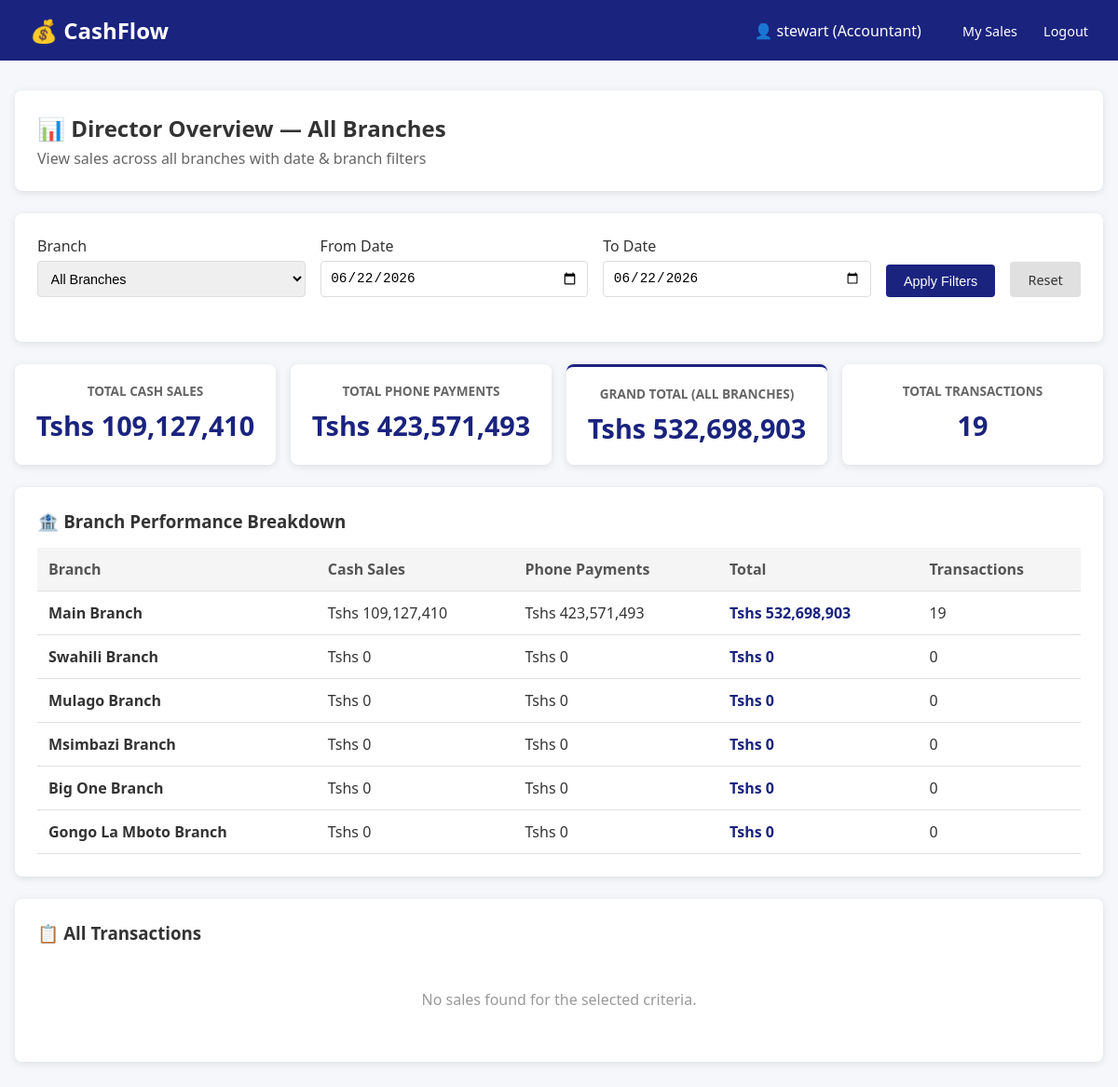
The page /sales/director_dashboard/ (signed in) on the database as committed earlier.
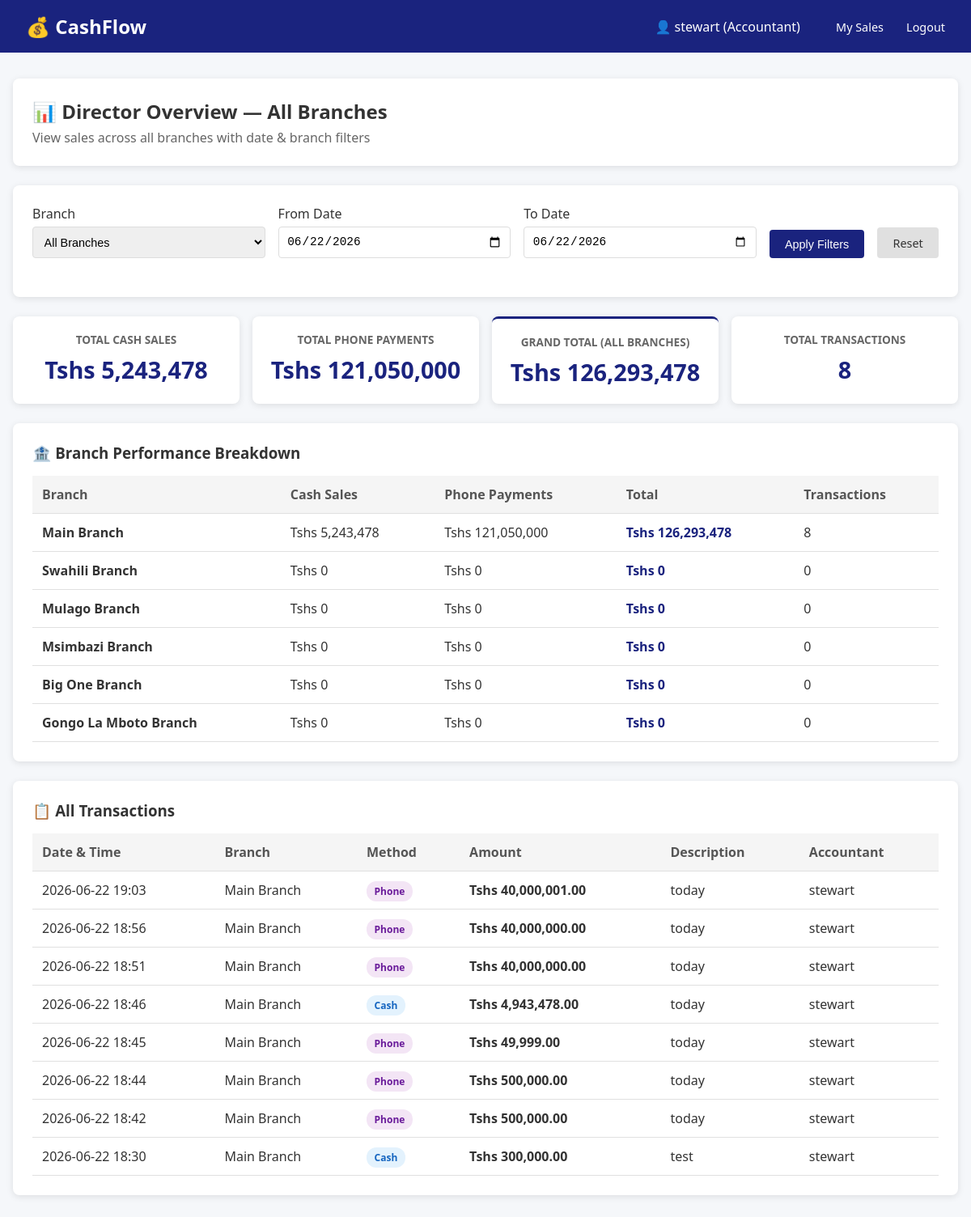
The same page on the database as committed later.
### apps/sales/models.py (models this page shows, shortened)
class Sale(models.Model):
    class PaymentMethods(models.TextChoices):
        CASH = 'CASH', 'Cash'
        PHONE = 'PHONE', 'Phone Payment'
    class BranchChoices(models.TextChoices):
        MAIN = 'MAIN', 'Main Branch'
        SWAHILI = 'SWAHILI', 'Swahili Branch'
        MULAGO = 'MULAGO', 'Mulago Branch'
        MSIMBAZI = 'MSIMBAZI', 'Msimbazi Branch'
        BIGONE = 'BIGONE', 'Big One Branch'
        GONGOLAMBOTO = 'GONGOLAMBOTO', 'Gongo La Mboto Branch'
    accountant = models.ForeignKey(
        settings.AUTH_USER_MODEL,
        on_delete=models.CASCADE,
        related_name='sales',
        help_text="The accountant who recorded this sale"
    )
    branch = models.CharField(
        max_length=12,
        choices=BranchChoices.choices,
        default=BranchChoices.MAIN,
        help_text="Branch where this sale was recorded"
    )
    amount = models.DecimalField(
        max_digits=12,
        decimal_places=2,
        help_text="Amount in Tanzanian Shillings (Tshs)"
    )
    payment_method = models.CharField(
        max_length=5,
        choices=PaymentMethods.choices,
        default=PaymentMethods.CASH
    )
    description = models.CharField(
        max_length=255,
        blank=True,
        help_text="Optional description or note"
    )
    timestamp = models.DateTimeField(auto_now_add=True)
    class Meta:
        ordering = ['-timestamp']
        verbose_name = 'Sale'
        verbose_name_plural = 'Sales'

### apps/accounts/models.py (models this page shows, shortened)
class User(AbstractUser):
    class RoleChoices(models.TextChoices):
        DIRECTOR = 'DIRECTOR', 'Director'
        ACCOUNTANT = 'ACCOUNTANT', 'Accountant'
    role = models.CharField(
        max_length=12,
        choices=RoleChoices.choices,
        default=RoleChoices.ACCOUNTANT,
    )
    def is_director(self):
        return self.role == self.RoleChoices.DIRECTOR
    class Meta:
        db_table = 'auth_user'

### apps/sales/views.py (the view)
# urls.py: path('director_dashboard/', views.director_dashboard, name='director_dashboard'),
@login_required
@director_required
def director_dashboard(request):
    today = timezone.now().date()
    selected_branch = request.GET.get('branch', '')
    date_from = request.GET.get('date_from', today.strftime('%Y-%m-%d'))
    date_to = request.GET.get('date_to', today.strftime('%Y-%m-%d'))
    sales_qs = Sale.objects.select_related('accountant').all()
    if selected_branch:
        sales_qs = sales_qs.filter(branch=selected_branch)
    if date_from:
        sales_qs = sales_qs.filter(timestamp__date__gte=date_from)
    if date_to:
        sales_qs = sales_qs.filter(timestamp__date__lte=date_to)
    sales_qs = sales_qs.order_by('-timestamp')
    overall_cash = sales_qs.filter(payment_method=Sale.PaymentMethods.CASH).aggregate(Sum('amount'))['amount__sum'] or 0
    overall_phone = sales_qs.filter(payment_method=Sale.PaymentMethods.PHONE).aggregate(Sum('amount'))['amount__sum'] or 0
    overall_total = overall_cash + overall_phone
    branch_totals = []
    for branch_code, branch_name in Sale.BranchChoices.choices:
        branch_sales = sales_qs.filter(branch=branch_code)
        branch_cash = branch_sales.filter(payment_method=Sale.PaymentMethods.CASH).aggregate(Sum('amount'))['amount__sum'] or 0
        branch_phone = branch_sales.filter(payment_method=Sale.PaymentMethods.PHONE).aggregate(Sum('amount'))['amount__sum'] or 0
        branch_total = branch_cash + branch_phone
        transaction_count = branch_sales.count()
        branch_totals.append({
            'code': branch_code,
            'name': branch_name,
            'cash': branch_cash,
            'phone': branch_phone,
            'total': branch_total,
            'transactions': transaction_count,
        })
    paginator = Paginator(sales_qs, 20)
    page_number = request.GET.get('page', 1)
    try:
        recent_sales = paginator.page(page_number)
    except PageNotAnInteger:
        recent_sales = paginator.page(1)
    except EmptyPage:
        recent_sales = paginator.page(paginator.num_pages)
    context = {
        'selected_branch': selected_branch,
        'date_from': date_from,
        'date_to': date_to,
        'branch_choices': Sale.BranchChoices.choices,
        'overall_cash': overall_cash,
        'overall_phone': overall_phone,
        'overall_total': overall_total,
        'branch_totals': branch_totals,
        'recent_sales': recent_sales,
        'total_transactions': sales_qs.count(),
    }
    return render(request, 'sales/director_dashboard.html', context)

### apps/sales/templates/sales/director_dashboard.html (shortened to what this page needs)
{% extends 'base.html' %}
{% load humanize %}
{% block content %}
<div class="card">
    <h2>📊 Director Overview — All Branches</h2>
    <p style="color: #666; margin-top: 0.3rem;">View sales across all branches with date & branch filters</p>
</div>
<div class="card">
    <form method="get">
        <div class="filter-bar">
            <div class="form-group">
                <label>Branch</label>
                <select name="branch">
                    <option value="">All Branches</option>
                </select>
            </div>
            <div class="form-group">
                <label>From Date</label>
                <input type="date" name="date_from" value="{{ date_from }}">
            </div>
            <div class="form-group">
                <label>To Date</label>
                <input type="date" name="date_to" value="{{ date_to }}">
            </div>
            <button type="submit" class="btn btn-primary">Apply Filters</button>
            <a href="{% url 'director_dashboard' %}" class="btn" style="background: #e0e0e0; color: #333;">Reset</a>
        </div>
    </form>
</div>
<div class="metrics">
    <div class="metric-card">
        <h3>Total Cash Sales</h3>
        <div class="value">Tshs {{ overall_cash|intcomma }}</div>
    </div>
    <div class="metric-card">
        <h3>Total Phone Payments</h3>
        <div class="value">Tshs {{ overall_phone|intcomma }}</div>
    </div>
    <div class="metric-card" style="border-top: 3px solid #1a237e;">
        <h3>Grand Total (All Branches)</h3>
        <div class="value">Tshs {{ overall_total|intcomma }}</div>
    </div>
    <div class="metric-card">
        <h3>Total Transactions</h3>
        <div class="value">{{ total_transactions|intcomma }}</div>
    </div>
</div>
<div class="card">
    <h3 style="margin-bottom: 1rem;">🏦 Branch Performance Breakdown</h3>
    <table>
        <thead>
            <tr>
                <th>Branch</th>
                <th>Cash Sales</th>
                <th>Phone Payments</th>
                <th>Total</th>
                <th>Transactions</th>
            </tr>
        </thead>
        <tbody>
            {% for branch in branch_totals %}
            <tr>
                <td><strong>{{ branch.name }}</strong></td>
                <td>Tshs {{ branch.cash|intcomma }}</td>
                <td>Tshs {{ branch.phone|intcomma }}</td>
                <td style="font-weight: 600; color: #1a237e;">Tshs {{ branch.total|intcomma }}</td>
                <td>{{ branch.transactions }}</td>
            </tr>
            {% endfor %}
        </tbody>
    </table>
</div>
<div class="card">
    <h3 style="margin-bottom: 1rem;">📋 All Transactions</h3>
    {% if recent_sales %}
    <table>
        <thead>
            <tr>
                <th>Date & Time</th>
                <th>Branch</th>
                <th>Method</th>
                <th>Amount</th>
                <th>Description</th>
                <th>Accountant</th>
            </tr>
        </thead>
        <tbody>
            {% for sale in recent_sales %}
            <tr>
                <td>{{ sale.timestamp|date:"Y-m-d H:i" }}</td>
                <td>{{ sale.get_branch_display }}</td>
                <td>
                    {% if sale.payment_method == 'CASH' %}
                        <span class="badge badge-cash">Cash</span>
                    {% else %}
                        <span class="badge badge-phone">Phone</span>
                    {% endif %}
                </td>
                <td style="font-weight: 600;">Tshs {{ sale.amount|intcomma }}</td>
                <td>{{ sale.description|default:"—" }}</td>
                <td>{{ sale.accountant.username }}</td>
            </tr>
            {% endfor %}
        </tbody>
    </table>
    {% else %}
        <p style="text-align: center; color: #999; padding: 2rem;">No sales found for the selected criteria.</p>
    {% endif %}
</div>
{% endblock %}

Rows that differ between the two databases and show on the page:
now on this page (row edited): Sale: timestamp "2026-06-22 19:03", branch "Main Branch", payment_method "Phone", amount "40,000,001.00", description "today", accountant.username "stewart"
now on this page (row edited): Sale: timestamp "2026-06-22 18:56", branch "Main Branch", payment_method "Phone", amount "40,000,000.00", description "today", accountant.username "stewart"
now on this page (row edited): Sale: timestamp "2026-06-22 18:51", branch "Main Branch", payment_method "Phone", amount "40,000,000.00", description "today", accountant.username "stewart"
now on this page (row edited): Sale: timestamp "2026-06-22 18:46", branch "Main Branch", payment_method "Cash", amount "4,943,478.00", description "today", accountant.username "stewart"
now on this page (row edited): Sale: timestamp "2026-06-22 18:45", branch "Main Branch", payment_method "Phone", amount "49,999.00", description "today", accountant.username "stewart"
now on this page (row edited): Sale: timestamp "2026-06-22 18:44", branch "Main Branch", payment_method "Phone", amount "500,000.00", description "today", accountant.username "stewart"
now on this page (row edited): Sale: timestamp "2026-06-22 18:42", branch "Main Branch", payment_method "Phone", amount "500,000.00", description "today", accountant.username "stewart"
now on this page (row edited): Sale: timestamp "2026-06-22 18:30", branch "Main Branch", payment_method "Cash", amount "300,000.00", description "test", accountant.username "stewart"
Other text that changed with them:
{{ overall_cash|intcomma }}: "109,127,410" → "5,243,478"
{{ overall_phone|intcomma }}: "423,571,493" → "121,050,000"
{{ overall_total|intcomma }}: "532,698,903" → "126,293,478"
{{ total_transactions|intcomma }}: "19" → "8"
new list line: "Main Branch Tshs 5,243,478 Tshs 121,050,000 Tshs 126,293,478 8"
text no longer shown: "No sales found for the selected criteria."
text now shown: "Date & Time Branch Method Amount Description Accountant"
list line gone: "Main Branch Tshs 109,127,410 Tshs 423,571,493 Tshs 532,698,903 19"
